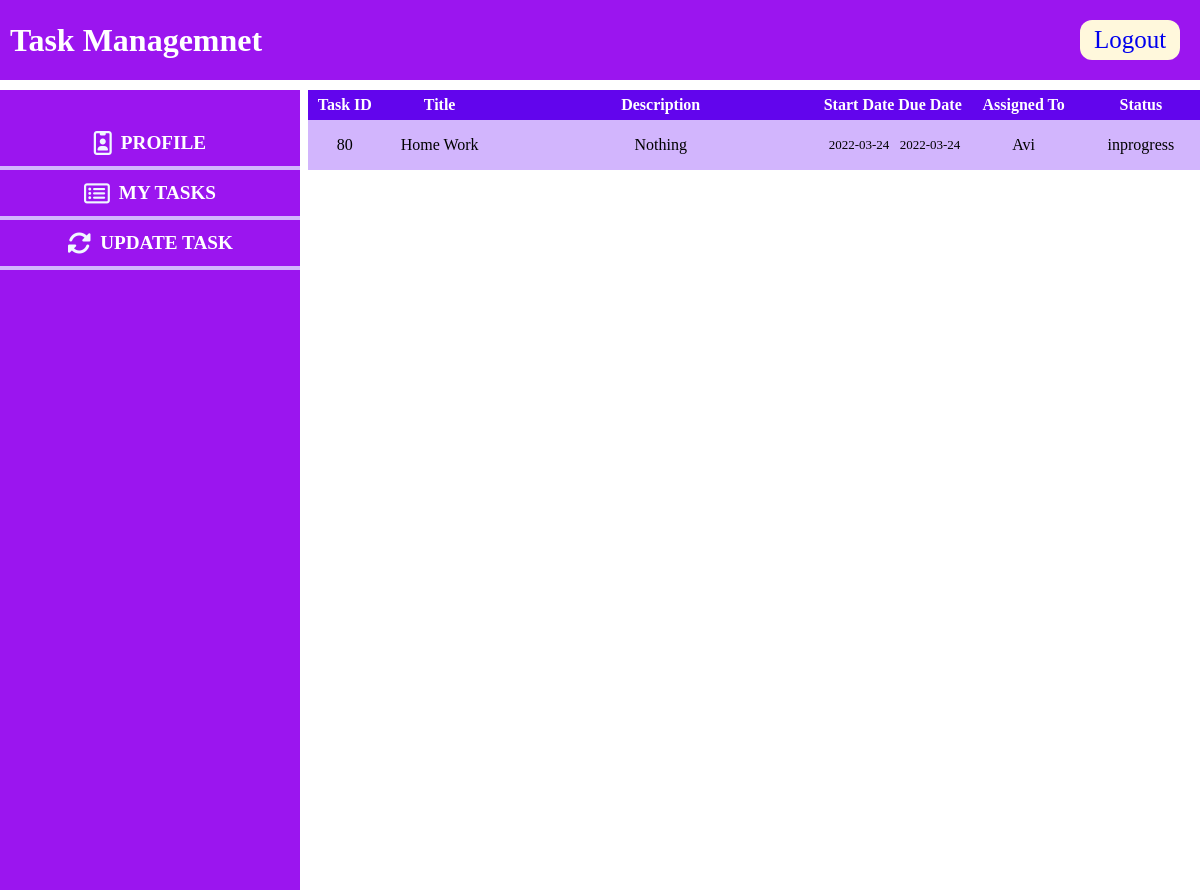
The page /staffDashboard.php (signed in) on the database its author committed.
### tables this page shows
CREATE TABLE `clerktasks` (
  `task_id` int(5) NOT NULL,
  `task_title` varchar(200) NOT NULL,
  `task_desc` varchar(1000) NOT NULL,
  `start_date` date NOT NULL,
  `due_date` date NOT NULL,
  `assigned_to` varchar(30) DEFAULT NULL,
  `status` varchar(10) NOT NULL
);

### staffDashboard.php (the view, shortened to what this page needs)
<?php
    $db_hostname = "127.0.0.1";
    $db_username = "root";
    $db_password = "";
    $db_name = "taskmanager";
    if(!$conn = mysqli_connect ($db_hostname,$db_username,$db_password,$db_name))
    {
    echo "Connection Failed: ".mysqli_connect_error();
    exit;
    }
    $username = $_SESSION['username'];
    $query= "Select * from clerktasks where assigned_to='$username' order by task_id desc";
    if(!$tasks = mysqli_query($conn,$query))
    {
        echo "failed";
    }
?>
<!DOCTYPE html>
<html lang="en" style="height:100vh">
<head>
    <link rel="stylesheet" href="css/staffDashboard.css">
</head>
<body>
    <nav>
        <h1>Task Managemnet</h1>
        <ul>
            <li><div class="logout_button"><a href="logout.php">Logout</a></div></li>
        </ul>
    </nav>
    <div class="whiteBar">
    </div>
<div class="mainWindow">
    <div style="height:100" class="sidePanel">
        <div class="panelMenu firstPanelMenu" id="profileMenu">
             <i class='far fa-id-badge' style='font-size: 24px;margin-right: 9px;color: aliceblue;'></i>
            <h2>PROFILE</h2>
        </div>
        <div class="panelMenu" id="allTasksMenu">
             <i class='far fa-list-alt' style='font-size:23px ; margin-right: 9px;color: aliceblue;'></i>
            <h2>MY TASKS</h2>
        </div>
        <div class="panelMenu" id="updateTasksMenu">
             <i class='fas fa-sync-alt' style='font-size:24px;margin-right: 9px;color: aliceblue;'></i>
            <h2>UPDATE TASK</h2>
        </div>
    </div>
    <div class="border">
    </div>
    <div class="rightWindow">
        <div class="allTasks" id="allTasksWindow">
            <table>
                <tbody>
                <tr style="height:30px;background-color: #6205ed;">
                    <th style="width:90px">Task ID</th>
                    <th style="width:150px">Title</th>
                    <th class="descHead">Description</th>
                    <th style="width:87px;font-size:1rem">Start Date</th>
                    <th style="width:87px;font-size:1rem">Due Date</th>
                    <th>Assigned To</th>
                    <th>Status</th>
                </tr>
                <?php
                    while($taskArray = mysqli_fetch_assoc($tasks))
                    {
                        echo
                        "<tr class=taskRow>
                        <td id=task_id>";?><?php echo $taskArray['task_id']; echo"</td>";?>
                        <?php
                            echo "<td>";?><?php echo $taskArray['task_title'];  echo"</td>";
                        ?>
                        <?php
                            echo "<td class=taskDescription>";?><?php echo $taskArray['task_desc'];  echo"</td>";
                        ?>
                        <?php
                            echo "<td style=font-size:13px>";?><?php echo $taskArray['start_date'];  echo"</td>";
                        ?>
                        <?php
                            echo "<td style=font-size:13px>";?><?php echo $taskArray['due_date'];  echo"</td>";
                        ?>
                        <?php
                            echo "<td>";?><?php echo $taskArray['assigned_to'];  echo"</td>";
                        ?>
                        <?php
                            echo "<td>";?><?php echo $taskArray['status'];  echo"</td>";
                        ?>
                        <?php echo "</tr>";
                    }
                ?>
                </tbody>
            </table>
        </div>
    </div>
</div>
</body>
</html>

### css/staffDashboard.css (style rules this page uses)
* { margin:0; padding:0; text-decoration: none; list-style: none; box-sizing: border-box; list-style: none; }
::placeholder { color: white; opacity: 1; font-weight: 600; }
body { height: 100%; }
nav { display: flex; justify-content: space-between; height: 80px; background-color: #9b15ef; align-items: center; }
.logout_button { margin-right: 20px; font-size: 25px; }
nav h1 { color: white; line-height: 80px; margin-left: 10px; font-size: 2rem; }
nav div { background-color: cornsilk; height: 40px; display: flex; align-items: center; justify-content: center; border-radius: 12px; width: 100px; }
.whiteBar { height: 10px; background-color: white; }
.mainWindow { display: flex; height: calc(100vh - 50px); height: 100%; }
.sidePanel { width: 25%; height: 100; background-color: #9b15ef; }
.firstPanelMenu { margin-top: 30px; }
.panelMenu { color: white; background-color: #9b15ef; height: 50px; border-bottom: 4px solid #d2b5fd; display: flex; justify-content: center; align-items: center; }
.panelMenu h2 { font-size: 1.2rem; }
.border { width: 0.7%; }
.rightWindow { width: 74.3%; height: 100; background-color: white; }
.allTasks { width: 100%; height: 100%; }
table { display: flex; justify-content: center; align-items: center; border-collapse: collapse; }
tr:nth-child(odd) { background-color: #d2b5fd; }
tbody { width: 100%; }
th { color: white; width: 140px; font-size: 1rem; }
tr { height: 50px; background-color: #d2b5fd; }
.taskDescription { width: 430px; }
.descHead { width:430px; }
td { text-align: center; }

### rows shown on the page
clerktasks: task_id "80", task_title "Home Work", task_desc "Nothing", start_date "2022-03-24", due_date "2022-03-24", assigned_to "Avi", status "inprogress"
